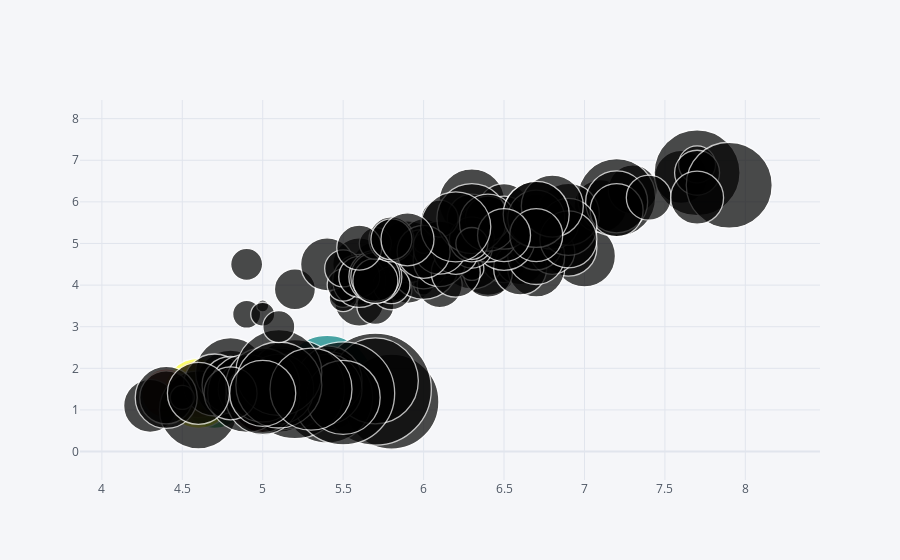

Here is the notebook cell this chart was saved with:
### Code cell
# Bubble Chart
df.iplot(kind = 'bubble' , x = 'sepal_length' , y = 'petal_length',size = 'sepal_width')

### Figure 1 — Plotly figure (JSON) as saved in the notebook; plotly's stock layout.template omitted (floating-point values rounded to 4 significant figures; data arrays with more than 128 entries replaced by an {"elided": "..."} marker saying what was removed)
{"data": [{"marker": {"color": ["rgb(255, 153, 51)", "rgb(55, 128, 191)", "rgb(50, 171, 96)", "rgb(128, 0, 128)", "rgb(219, 64, 82)", "rgb(0, 128, 128)", "rgb(255, 255, 51)", "rgb(128, 128, 0)", "rgb(251, 128, 114)", "rgb(128, 177, 211)"], "line": {"width": 1.3}, "size": {"elided": "150 int values"}, "symbol": "circle"}, "mode": "markers", "text": "", "type": "scatter", "x": {"elided": "150 float values"}, "y": {"elided": "150 float values"}}], "layout": {"legend": {"bgcolor": "#F5F6F9", "font": {"color": "#4D5663"}}, "paper_bgcolor": "#F5F6F9", "plot_bgcolor": "#F5F6F9", "title": {"font": {"color": "#4D5663"}}, "xaxis": {"gridcolor": "#E1E5ED", "showgrid": true, "tickfont": {"color": "#4D5663"}, "title": {"font": {"color": "#4D5663"}, "text": ""}, "zerolinecolor": "#E1E5ED"}, "yaxis": {"gridcolor": "#E1E5ED", "showgrid": true, "tickfont": {"color": "#4D5663"}, "title": {"font": {"color": "#4D5663"}, "text": ""}, "zerolinecolor": "#E1E5ED"}}}
